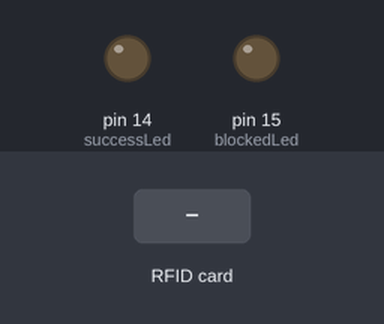
Recording of a sketch running on a simulated Arduino Uno, built with avr-gcc and run on an emulated ATmega328P. Parts: output pins drawn as LEDs (lit = HIGH). Inputs (shaded band) come from the test bench. Pins used as bus, display or sensor lines are not drawn; what the sketch prints to the serial monitor is not drawn.

Above: at 1.2 s.
1.3 s: RFID card B3 A6 BB 11 held to the reader
At 1.8 s:
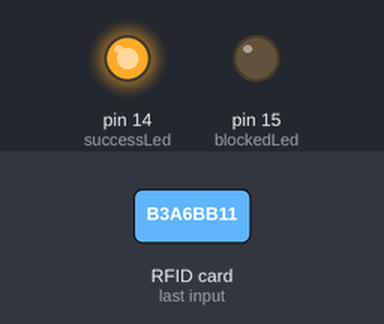
4.3 s: RFID card 5E 7A 19 C4 held to the reader
At 5.4 s:
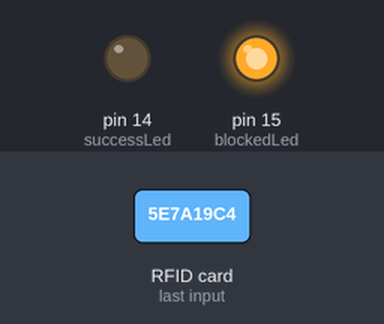
Timing chart, 0 to 7.8 s (numbered marks = the images above; inputs shaded):
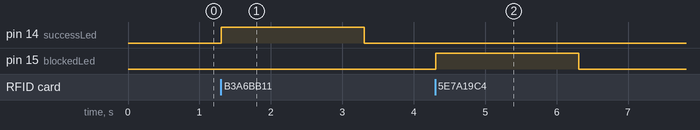

The sketch:

nfc.ino
```cpp
#include <SPI.h> //подключаем библиотеку
#include <MFRC522.h> //подключаем библиотеку №2
#define successLed 14
#define blockedLed 15
MFRC522 mfrc522(10, 9); //указываем порты подключения модуля и называем его "mfrc522"

void setup() {
  Serial.begin(9600); //инициализируем последовательный порт на скорости 9600бод
  SPI.begin(); //инициализируем интерфейс
  pinMode(successLed, OUTPUT); //указываем режим порта, как выход
  pinMode(blockedLed, OUTPUT); //указываем режим порта, как выход
  mfrc522.PCD_Init();
  Serial.println("INIT RFID");
}
void loop() {
  byte uidCard[4] = {0xB3, 0xA6, 0xBB, 0x11}; //указываем номер "ключ" карты "у каждого индивидуальный"
  if ( ! mfrc522.PICC_IsNewCardPresent()) { //если новой карты нет, то перезапустить цикл "void loop"
    return;
  }
  if ( ! mfrc522.PICC_ReadCardSerial()) { //если данные карты не читаются, то перезапустить цикл "void loop"
    blocked();
    return;
  }
  for (byte i = 0; i < 4; i++) { //Сверяем два массива, если какой то байт не совпал, выходим из цикла. Если все верно, то выполняем действия после цикла.
    if (uidCard[i] != mfrc522.uid.uidByte[i]) {
      blocked();
      return;
    }
  }
  digitalWrite(blockedLed, 0); //выключаем красный светодиод
  digitalWrite(successLed, 1); //включаем синий светодиод
  delay(2000); //задержка 5000 миллисекунд
  digitalWrite(blockedLed, 0); //выключаем красный светодиод
  digitalWrite(successLed, 0); //включаем синий светодиод
}

void blocked() {
  digitalWrite(blockedLed, 1);
  delay(2000);
  digitalWrite(blockedLed, 0);
}
```

Measured:
- after the input at 1.3 s, pin 14 (successLed): LOW → HIGH at once, → LOW 2.0 s later
- after the input at 4.3 s, pin 15 (blockedLed): LOW → HIGH at once, → LOW 2.0 s later
